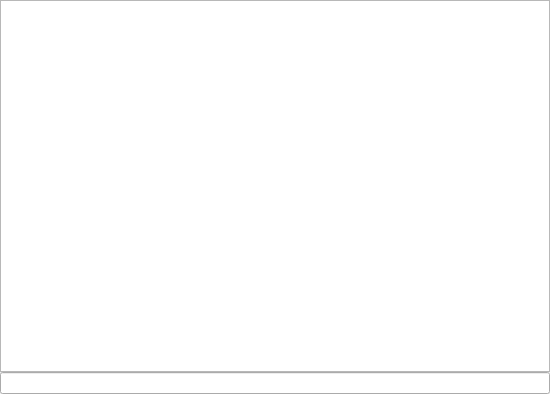
<?xml version="1.0" encoding="UTF-8"?>
<ui version="4.0">
 <class>AConsoleWidget</class>
 <widget class="QWidget" name="AConsoleWidget">
  <property name="geometry">
   <rect>
    <x>0</x>
    <y>0</y>
    <width>550</width>
    <height>394</height>
   </rect>
  </property>
  <property name="windowTitle">
   <string>AOuputWidget</string>
  </property>
  <layout class="QVBoxLayout" name="verticalLayout">
   <property name="spacing">
    <number>0</number>
   </property>
   <property name="leftMargin">
    <number>0</number>
   </property>
   <property name="topMargin">
    <number>0</number>
   </property>
   <property name="rightMargin">
    <number>0</number>
   </property>
   <property name="bottomMargin">
    <number>0</number>
   </property>
   <item>
    <widget class="QListWidget" name="listWidget"/>
   </item>
   <item>
    <widget class="QLineEdit" name="edInput"/>
   </item>
  </layout>
 </widget>
 <layoutdefault spacing="6" margin="11"/>
 <resources/>
 <connections/>
</ui>
